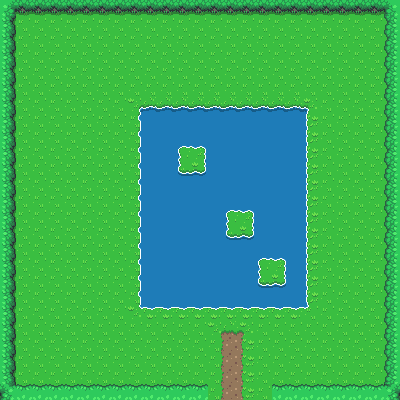

A level layout from a 2D game, rendered from its tile map. Below: a short description, then the map file with its tile-grid data intact:
An orthogonal 25x25 tile map with 16x16 px tiles, 2 tile layers (Ground, Collisions) and 6 objects.

<map version="1.4" tiledversion="1.4.3" orientation="orthogonal" renderorder="right-down" width="25" height="25" tilewidth="16" tileheight="16" infinite="0" nextlayerid="4" nextobjectid="7">
 <tileset firstgid="1" name="Overworld" tilewidth="16" tileheight="16" tilecount="1440" columns="40">
  <image source="../Art/Overworld.png" width="640" height="576" />
  <terraintypes>
   <terrain name="water" tile="-1" />
   <terrain name="path" tile="-1" />
  </terraintypes>
  <tile id="242" terrain=",,,0" />
  <tile id="243" terrain=",,0,0" />
  <tile id="244" terrain=",,0," />
  <tile id="282" terrain=",0,,0" />
  <tile id="283" terrain="0,0,0,0" />
  <tile id="284" terrain="0,,0," />
  <tile id="322" terrain=",0,," />
  <tile id="323" terrain="0,0,," />
  <tile id="324" terrain="0,,," />
  <tile id="1160" terrain=",,,1" />
  <tile id="1161" terrain=",,1,1" />
  <tile id="1162" terrain=",,1," />
  <tile id="1200" terrain=",1,,1" />
  <tile id="1201" terrain="1,1,1,1" />
  <tile id="1202" terrain="1,,1," />
  <tile id="1240" terrain=",1,," />
  <tile id="1241" terrain="1,1,," />
  <tile id="1242" terrain="1,,," />
 </tileset>
 <layer id="1" name="Ground" width="25" height="25">
  <data encoding="csv">
1,1,1,1,1,1,1,1,1,1,1,1,1,1,1,1,1,1,1,1,1,1,1,1,1,
1,1,1,1,1,1,1,1,1,1,1,1,1,1,1,1,1,1,1,1,1,1,1,1,1,
1,1,1,1,1,1,1,1,1,1,1,1,1,1,1,1,1,1,1,1,1,1,1,1,1,
1,1,1,1,1,1,1,1,1,1,1,1,1,1,1,1,1,1,1,1,1,1,1,1,1,
1,1,1,1,1,1,1,1,1,1,1,1,1,1,1,1,1,1,1,1,1,1,1,1,1,
1,1,1,1,1,1,1,1,1,1,1,1,1,1,1,1,1,1,1,1,1,1,1,1,1,
1,1,1,1,1,1,1,1,243,244,244,244,244,244,244,244,244,244,244,245,1,1,1,1,1,
1,1,1,1,1,1,1,1,283,284,284,284,284,284,284,284,284,284,284,285,1,1,1,1,1,
1,1,1,1,1,1,1,1,283,284,284,284,284,284,284,284,284,284,284,285,1,1,1,1,1,
1,1,1,1,1,1,1,1,283,284,284,363,364,284,284,284,284,284,284,285,1,1,1,1,1,
1,1,1,1,1,1,1,1,283,284,284,403,404,284,284,284,284,284,284,285,1,1,1,1,1,
1,1,1,1,1,1,1,1,283,284,284,284,284,284,284,284,284,284,284,285,1,1,1,1,1,
1,1,1,1,1,1,1,1,283,284,284,284,284,284,284,284,284,284,284,285,1,1,1,1,1,
1,1,1,1,1,1,1,1,283,284,284,284,284,284,363,364,284,284,284,285,1,1,1,1,1,
1,1,1,1,1,1,1,1,283,284,284,284,284,284,403,404,284,284,284,285,1,1,1,1,1,
1,1,1,1,1,1,1,1,283,284,284,284,284,284,284,284,284,284,284,285,1,1,1,1,1,
1,1,1,1,1,1,1,1,283,284,284,284,284,284,284,284,363,364,284,285,1,1,1,1,1,
1,1,1,1,1,1,1,1,283,284,284,284,284,284,284,284,403,404,284,285,1,1,1,1,1,
1,1,1,1,1,1,1,1,283,284,284,284,284,284,284,284,284,284,284,285,1,1,1,1,1,
1,1,1,1,1,1,1,1,323,324,324,324,324,324,324,324,324,324,324,325,1,1,1,1,1,
1,1,1,1,1,1,1,1,1,1,1,1,1,1161,1162,1163,1,1,1,1,1,1,1,1,1,
1,1,1,1,1,1,1,1,1,1,1,1,1,1201,1202,1203,1,1,1,1,1,1,1,1,1,
1,1,1,1,1,1,1,1,1,1,1,1,1,1201,1202,1203,1,1,1,1,1,1,1,1,1,
1,1,1,1,1,1,1,1,1,1,1,1,1,1201,1202,1203,1,1,1,1,1,1,1,1,1,
1,1,1,1,1,1,1,1,1,1,1,1,1,1201,1202,1203,1,1,1,1,1,1,1,1,1
</data>
 </layer>
 <layer id="2" name="Collisions" width="25" height="25">
  <data encoding="csv">
765,766,766,766,766,766,766,766,766,766,766,766,766,766,766,766,766,766,766,766,766,766,766,766,764,
728,0,0,0,0,0,0,0,0,0,0,0,0,0,0,0,0,0,0,0,0,0,0,0,727,
728,0,0,0,0,0,0,0,0,0,0,0,0,0,0,0,0,0,0,0,0,0,0,0,727,
728,0,0,0,0,0,0,0,0,0,0,0,0,0,0,0,0,0,0,0,0,0,0,0,727,
728,0,0,0,0,0,0,0,0,0,0,0,0,0,0,0,0,0,0,0,0,0,0,0,727,
728,0,0,0,0,0,0,0,0,0,0,0,0,0,0,0,0,0,0,0,0,0,0,0,727,
728,0,0,0,0,0,0,0,0,0,0,0,0,0,0,0,0,0,0,0,0,0,0,0,727,
728,0,0,0,0,0,0,0,0,0,0,0,0,0,0,0,0,0,0,0,0,0,0,0,727,
728,0,0,0,0,0,0,0,0,0,0,0,0,0,0,0,0,0,0,0,0,0,0,0,727,
728,0,0,0,0,0,0,0,0,0,0,0,0,0,0,0,0,0,0,0,0,0,0,0,727,
728,0,0,0,0,0,0,0,0,0,0,0,0,0,0,0,0,0,0,0,0,0,0,0,727,
728,0,0,0,0,0,0,0,0,0,0,0,0,0,0,0,0,0,0,0,0,0,0,0,727,
728,0,0,0,0,0,0,0,0,0,0,0,0,0,0,0,0,0,0,0,0,0,0,0,727,
728,0,0,0,0,0,0,0,0,0,0,0,0,0,0,0,0,0,0,0,0,0,0,0,727,
728,0,0,0,0,0,0,0,0,0,0,0,0,0,0,0,0,0,0,0,0,0,0,0,727,
728,0,0,0,0,0,0,0,0,0,0,0,0,0,0,0,0,0,0,0,0,0,0,0,727,
728,0,0,0,0,0,0,0,0,0,0,0,0,0,0,0,0,0,0,0,0,0,0,0,727,
728,0,0,0,0,0,0,0,0,0,0,0,0,0,0,0,0,0,0,0,0,0,0,0,727,
728,0,0,0,0,0,0,0,0,0,0,0,0,0,0,0,0,0,0,0,0,0,0,0,727,
728,0,0,0,0,0,0,0,0,0,0,0,0,0,0,0,0,0,0,0,0,0,0,0,727,
728,0,0,0,0,0,0,0,0,0,0,0,0,0,0,0,0,0,0,0,0,0,0,0,727,
728,0,0,0,0,0,0,0,0,0,0,0,0,0,0,0,0,0,0,0,0,0,0,0,727,
728,0,0,0,0,0,0,0,0,0,0,0,0,0,0,0,0,0,0,0,0,0,0,0,727,
728,0,0,0,0,0,0,0,0,0,0,0,0,0,0,0,0,0,0,0,0,0,0,0,727,
688,726,726,726,726,726,726,726,726,726,726,726,726,0,0,0,0,726,726,726,726,726,726,726,648
</data>
 </layer>
 <objectgroup id="3" name="collision mask">
  <object id="1" x="139.054" y="106.479" width="168.227" height="200.802" />
  <object id="2" x="273.247" y="385.56" width="125.927" height="15.5585" />
  <object id="3" x="384.587" y="-0.486204" width="14.0999" height="400.146" />
  <object id="4" x="0" y="0" width="397.715" height="13.6137" />
  <object id="5" x="0" y="1.45861" width="13.6137" height="398.201" />
  <object id="6" x="0.486204" y="384.587" width="207.609" height="15.5585" />
 </objectgroup>
</map>
